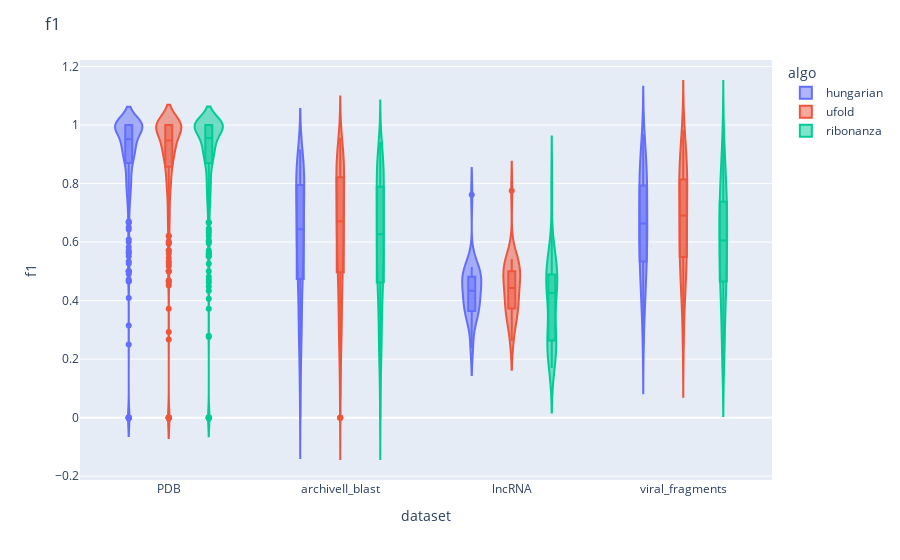
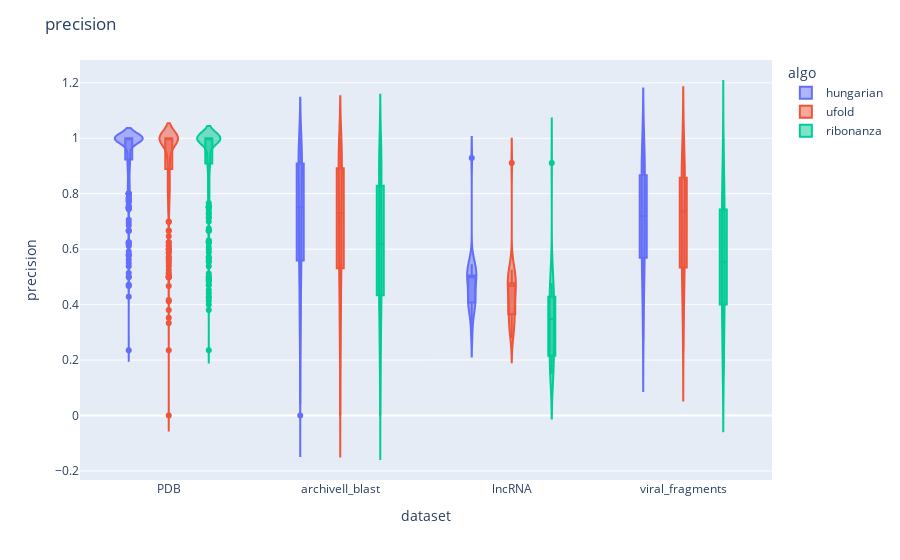
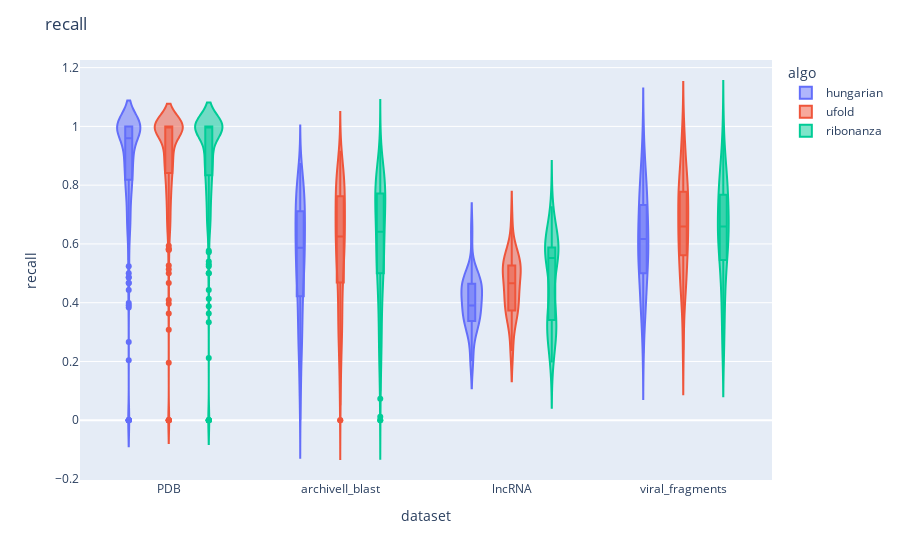

Notebook code cell kept with these figures, in order:
### Code cell
import plotly.express as px

median_table = out.groupby(['dataset', 'algo'])[["f1", "precision", "recall"]].median().reset_index()
print(median_table)

for metric in ["f1", "precision", "recall"]:
    fig = px.violin(out, y=metric, x="dataset", color="algo", box=True)
    fig.update_layout(title=metric)
    fig.show()

### Figure 1 — Plotly figure (JSON) as saved in the notebook; plotly's stock layout.template omitted (floating-point values rounded to 4 significant figures; data arrays with more than 128 entries replaced by an {"elided": "..."} marker saying what was removed)
{"data": [{"alignmentgroup": "True", "box": {"visible": true}, "hovertemplate": "algo=hungarian<br>dataset=%{x}<br>f1=%{y}<extra></extra>", "legendgroup": "hungarian", "marker": {"color": "#636efa"}, "name": "hungarian", "offsetgroup": "hungarian", "orientation": "v", "scalegroup": "True", "showlegend": true, "type": "violin", "x": {"elided": "802 str values"}, "x0": " ", "xaxis": "x", "y": {"elided": "802 float values"}, "y0": " ", "yaxis": "y"}, {"alignmentgroup": "True", "box": {"visible": true}, "hovertemplate": "algo=ufold<br>dataset=%{x}<br>f1=%{y}<extra></extra>", "legendgroup": "ufold", "marker": {"color": "#EF553B"}, "name": "ufold", "offsetgroup": "ufold", "orientation": "v", "scalegroup": "True", "showlegend": true, "type": "violin", "x": {"elided": "802 str values"}, "x0": " ", "xaxis": "x", "y": {"elided": "802 float values"}, "y0": " ", "yaxis": "y"}, {"alignmentgroup": "True", "box": {"visible": true}, "hovertemplate": "algo=ribonanza<br>dataset=%{x}<br>f1=%{y}<extra></extra>", "legendgroup": "ribonanza", "marker": {"color": "#00cc96"}, "name": "ribonanza", "offsetgroup": "ribonanza", "orientation": "v", "scalegroup": "True", "showlegend": true, "type": "violin", "x": {"elided": "802 str values"}, "x0": " ", "xaxis": "x", "y": {"elided": "802 float values"}, "y0": " ", "yaxis": "y"}], "layout": {"legend": {"title": {"text": "algo"}, "tracegroupgap": 0}, "margin": {"t": 60}, "title": {"text": "f1"}, "violinmode": "group", "xaxis": {"anchor": "y", "domain": [0, 1], "title": {"text": "dataset"}}, "yaxis": {"anchor": "x", "domain": [0, 1], "title": {"text": "f1"}}}}

### Figure 2 — Plotly figure (JSON) as saved in the notebook; plotly's stock layout.template omitted (floating-point values rounded to 4 significant figures; data arrays with more than 128 entries replaced by an {"elided": "..."} marker saying what was removed)
{"data": [{"alignmentgroup": "True", "box": {"visible": true}, "hovertemplate": "algo=hungarian<br>dataset=%{x}<br>precision=%{y}<extra></extra>", "legendgroup": "hungarian", "marker": {"color": "#636efa"}, "name": "hungarian", "offsetgroup": "hungarian", "orientation": "v", "scalegroup": "True", "showlegend": true, "type": "violin", "x": {"elided": "802 str values"}, "x0": " ", "xaxis": "x", "y": {"elided": "802 float values"}, "y0": " ", "yaxis": "y"}, {"alignmentgroup": "True", "box": {"visible": true}, "hovertemplate": "algo=ufold<br>dataset=%{x}<br>precision=%{y}<extra></extra>", "legendgroup": "ufold", "marker": {"color": "#EF553B"}, "name": "ufold", "offsetgroup": "ufold", "orientation": "v", "scalegroup": "True", "showlegend": true, "type": "violin", "x": {"elided": "802 str values"}, "x0": " ", "xaxis": "x", "y": {"elided": "802 float values"}, "y0": " ", "yaxis": "y"}, {"alignmentgroup": "True", "box": {"visible": true}, "hovertemplate": "algo=ribonanza<br>dataset=%{x}<br>precision=%{y}<extra></extra>", "legendgroup": "ribonanza", "marker": {"color": "#00cc96"}, "name": "ribonanza", "offsetgroup": "ribonanza", "orientation": "v", "scalegroup": "True", "showlegend": true, "type": "violin", "x": {"elided": "802 str values"}, "x0": " ", "xaxis": "x", "y": {"elided": "802 float values"}, "y0": " ", "yaxis": "y"}], "layout": {"legend": {"title": {"text": "algo"}, "tracegroupgap": 0}, "margin": {"t": 60}, "title": {"text": "precision"}, "violinmode": "group", "xaxis": {"anchor": "y", "domain": [0, 1], "title": {"text": "dataset"}}, "yaxis": {"anchor": "x", "domain": [0, 1], "title": {"text": "precision"}}}}

### Figure 3 — Plotly figure (JSON) as saved in the notebook; plotly's stock layout.template omitted (floating-point values rounded to 4 significant figures; data arrays with more than 128 entries replaced by an {"elided": "..."} marker saying what was removed)
{"data": [{"alignmentgroup": "True", "box": {"visible": true}, "hovertemplate": "algo=hungarian<br>dataset=%{x}<br>recall=%{y}<extra></extra>", "legendgroup": "hungarian", "marker": {"color": "#636efa"}, "name": "hungarian", "offsetgroup": "hungarian", "orientation": "v", "scalegroup": "True", "showlegend": true, "type": "violin", "x": {"elided": "802 str values"}, "x0": " ", "xaxis": "x", "y": {"elided": "802 float values"}, "y0": " ", "yaxis": "y"}, {"alignmentgroup": "True", "box": {"visible": true}, "hovertemplate": "algo=ufold<br>dataset=%{x}<br>recall=%{y}<extra></extra>", "legendgroup": "ufold", "marker": {"color": "#EF553B"}, "name": "ufold", "offsetgroup": "ufold", "orientation": "v", "scalegroup": "True", "showlegend": true, "type": "violin", "x": {"elided": "802 str values"}, "x0": " ", "xaxis": "x", "y": {"elided": "802 float values"}, "y0": " ", "yaxis": "y"}, {"alignmentgroup": "True", "box": {"visible": true}, "hovertemplate": "algo=ribonanza<br>dataset=%{x}<br>recall=%{y}<extra></extra>", "legendgroup": "ribonanza", "marker": {"color": "#00cc96"}, "name": "ribonanza", "offsetgroup": "ribonanza", "orientation": "v", "scalegroup": "True", "showlegend": true, "type": "violin", "x": {"elided": "802 str values"}, "x0": " ", "xaxis": "x", "y": {"elided": "802 float values"}, "y0": " ", "yaxis": "y"}], "layout": {"legend": {"title": {"text": "algo"}, "tracegroupgap": 0}, "margin": {"t": 60}, "title": {"text": "recall"}, "violinmode": "group", "xaxis": {"anchor": "y", "domain": [0, 1], "title": {"text": "dataset"}}, "yaxis": {"anchor": "x", "domain": [0, 1], "title": {"text": "recall"}}}}
